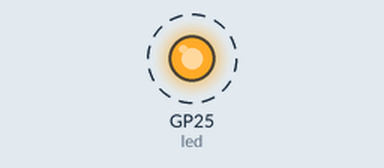
Bench run of a program on a simulated Raspberry Pi Pico running MicroPython. Parts: output pins drawn as LEDs (lit = HIGH). Dashed ring = blinking. Threads take turns every 2 ms; what the program prints to the serial console is not drawn. At 10.0 s the program stops and its outputs stay as they are.

Above: at 0.12 s.
Timing chart, 0 to 3.0 s (numbered marks = the images above):
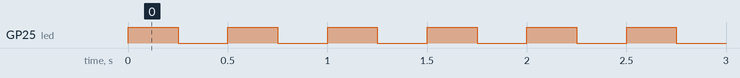

Measured:
- by itself, GP25 (led): alternates HIGH for 0.25 s and LOW for 0.25 s, 20 changes in all, then stays LOW

The program:

simple_mc.py
```python
import time, _thread, machine

print('CPU0 starting')
delay = 0.25

def task(n):
    global delay
    print(f'CPU1 starting for {n} flashes')
    led = machine.Pin("LED", machine.Pin.OUT)
    for i in range(n):
        led.high()
        time.sleep(delay)
        led.low()
        time.sleep(delay)
    print('CPU1 done')

_thread.start_new_thread(task, (10,))

time.sleep(10)
print('CPU0 done')
```
